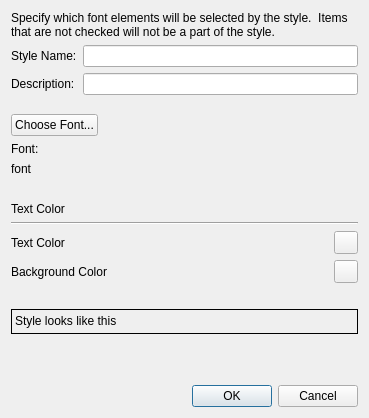
<?xml version="1.0" encoding="UTF-8"?>
<ui version="4.0">
 <class>CStyleDlg</class>
 <widget class="QDialog" name="CStyleDlg">
  <property name="geometry">
   <rect>
    <x>0</x>
    <y>0</y>
    <width>369</width>
    <height>418</height>
   </rect>
  </property>
  <property name="windowTitle">
   <string>Style Editor</string>
  </property>
  <layout class="QVBoxLayout" name="verticalLayout">
   <item>
    <widget class="QLabel" name="label_2">
     <property name="text">
      <string>Specify which font elements will be selected by the style.  Items that are not checked will not be a part of the style.</string>
     </property>
     <property name="wordWrap">
      <bool>true</bool>
     </property>
    </widget>
   </item>
   <item>
    <layout class="QFormLayout" name="formLayout">
     <item row="0" column="0">
      <widget class="QLabel" name="label_4">
       <property name="text">
        <string>Style Name:</string>
       </property>
      </widget>
     </item>
     <item row="0" column="1">
      <widget class="QLineEdit" name="styleNameEdit"/>
     </item>
     <item row="1" column="0">
      <widget class="QLabel" name="label_5">
       <property name="text">
        <string>Description:</string>
       </property>
      </widget>
     </item>
     <item row="1" column="1">
      <widget class="QLineEdit" name="descriptionEdit"/>
     </item>
    </layout>
   </item>
   <item>
    <spacer name="verticalSpacer_3">
     <property name="orientation">
      <enum>Qt::Vertical</enum>
     </property>
     <property name="sizeType">
      <enum>QSizePolicy::Fixed</enum>
     </property>
     <property name="sizeHint" stdset="0">
      <size>
       <width>20</width>
       <height>13</height>
      </size>
     </property>
    </spacer>
   </item>
   <item>
    <layout class="QHBoxLayout" name="horizontalLayout">
     <item>
      <widget class="QPushButton" name="fontButton">
       <property name="text">
        <string>Choose Font...</string>
       </property>
      </widget>
     </item>
     <item>
      <spacer name="horizontalSpacer">
       <property name="orientation">
        <enum>Qt::Horizontal</enum>
       </property>
       <property name="sizeHint" stdset="0">
        <size>
         <width>40</width>
         <height>20</height>
        </size>
       </property>
      </spacer>
     </item>
    </layout>
   </item>
   <item>
    <widget class="QLabel" name="label">
     <property name="text">
      <string>Font:</string>
     </property>
    </widget>
   </item>
   <item>
    <widget class="QLabel" name="fontLabel">
     <property name="text">
      <string>font</string>
     </property>
    </widget>
   </item>
   <item>
    <spacer name="verticalSpacer_2">
     <property name="orientation">
      <enum>Qt::Vertical</enum>
     </property>
     <property name="sizeType">
      <enum>QSizePolicy::Fixed</enum>
     </property>
     <property name="sizeHint" stdset="0">
      <size>
       <width>20</width>
       <height>20</height>
      </size>
     </property>
    </spacer>
   </item>
   <item>
    <widget class="QLabel" name="label_3">
     <property name="text">
      <string>Text Color</string>
     </property>
    </widget>
   </item>
   <item>
    <widget class="Line" name="line">
     <property name="orientation">
      <enum>Qt::Horizontal</enum>
     </property>
    </widget>
   </item>
   <item>
    <layout class="QGridLayout" name="gridLayout">
     <item row="0" column="0">
      <widget class="QLabel" name="label_6">
       <property name="text">
        <string>Text Color</string>
       </property>
      </widget>
     </item>
     <item row="0" column="1">
      <widget class="CColorButton" name="fgColorToolButton">
       <property name="enabled">
        <bool>true</bool>
       </property>
       <property name="text">
        <string/>
       </property>
       <property name="icon">
        <iconset resource="PyLogBook.qrc">
         <normaloff>:/PyLogBook/Resources/Text Foreground.png</normaloff>:/PyLogBook/Resources/Text Foreground.png</iconset>
       </property>
      </widget>
     </item>
     <item row="1" column="0">
      <widget class="QLabel" name="label_7">
       <property name="text">
        <string>Background Color</string>
       </property>
      </widget>
     </item>
     <item row="1" column="1">
      <widget class="CColorButton" name="bgColorToolButton">
       <property name="enabled">
        <bool>true</bool>
       </property>
       <property name="text">
        <string/>
       </property>
       <property name="icon">
        <iconset resource="PyLogBook.qrc">
         <normaloff>:/PyLogBook/Resources/Text Background.png</normaloff>:/PyLogBook/Resources/Text Background.png</iconset>
       </property>
      </widget>
     </item>
    </layout>
   </item>
   <item>
    <spacer name="verticalSpacer">
     <property name="orientation">
      <enum>Qt::Vertical</enum>
     </property>
     <property name="sizeType">
      <enum>QSizePolicy::Fixed</enum>
     </property>
     <property name="sizeHint" stdset="0">
      <size>
       <width>20</width>
       <height>20</height>
      </size>
     </property>
    </spacer>
   </item>
   <item>
    <widget class="QLabel" name="sampleLabel">
     <property name="minimumSize">
      <size>
       <width>0</width>
       <height>25</height>
      </size>
     </property>
     <property name="frameShape">
      <enum>QFrame::Box</enum>
     </property>
     <property name="text">
      <string>Style looks like this</string>
     </property>
     <property name="textFormat">
      <enum>Qt::RichText</enum>
     </property>
    </widget>
   </item>
   <item>
    <spacer name="verticalSpacer_4">
     <property name="orientation">
      <enum>Qt::Vertical</enum>
     </property>
     <property name="sizeHint" stdset="0">
      <size>
       <width>20</width>
       <height>40</height>
      </size>
     </property>
    </spacer>
   </item>
   <item>
    <widget class="QDialogButtonBox" name="buttonBox">
     <property name="standardButtons">
      <set>QDialogButtonBox::Cancel|QDialogButtonBox::Ok</set>
     </property>
    </widget>
   </item>
  </layout>
 </widget>
 <layoutdefault spacing="6" margin="11"/>
 <customwidgets>
  <customwidget>
   <class>CColorButton</class>
   <extends>QToolButton</extends>
   <header>ColorButton.h</header>
  </customwidget>
 </customwidgets>
 <resources>
  <include location="pynotebook.qrc"/>
 </resources>
 <connections>
  <connection>
   <sender>buttonBox</sender>
   <signal>rejected()</signal>
   <receiver>CStyleDlg</receiver>
   <slot>reject()</slot>
   <hints>
    <hint type="sourcelabel">
     <x>169</x>
     <y>396</y>
    </hint>
    <hint type="destinationlabel">
     <x>169</x>
     <y>208</y>
    </hint>
   </hints>
  </connection>
  <connection>
   <sender>buttonBox</sender>
   <signal>accepted()</signal>
   <receiver>CStyleDlg</receiver>
   <slot>accept()</slot>
   <hints>
    <hint type="sourcelabel">
     <x>169</x>
     <y>396</y>
    </hint>
    <hint type="destinationlabel">
     <x>169</x>
     <y>208</y>
    </hint>
   </hints>
  </connection>
 </connections>
</ui>
